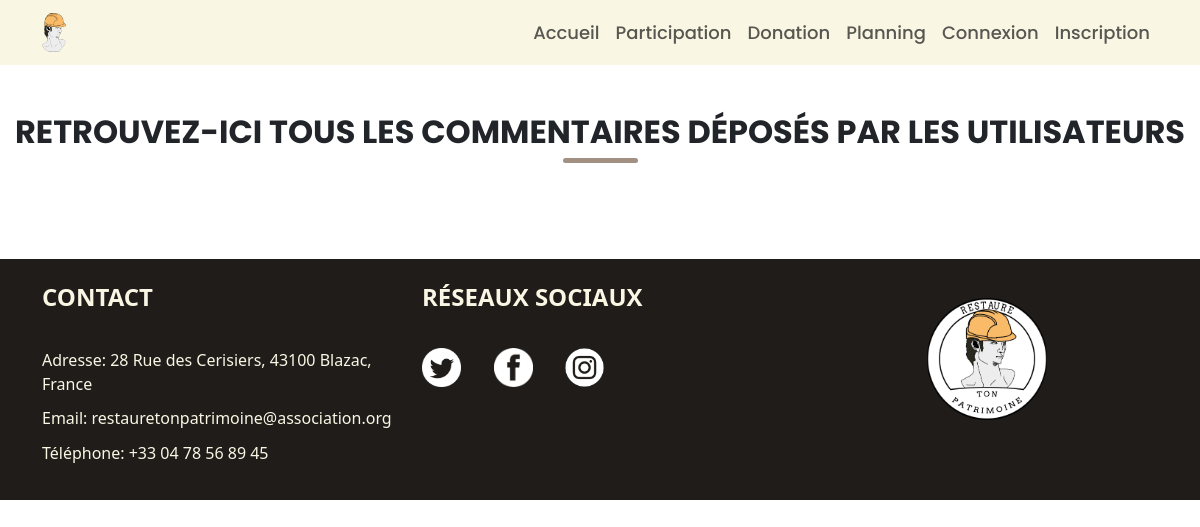
The page /pages/blog.php on the database as committed earlier.
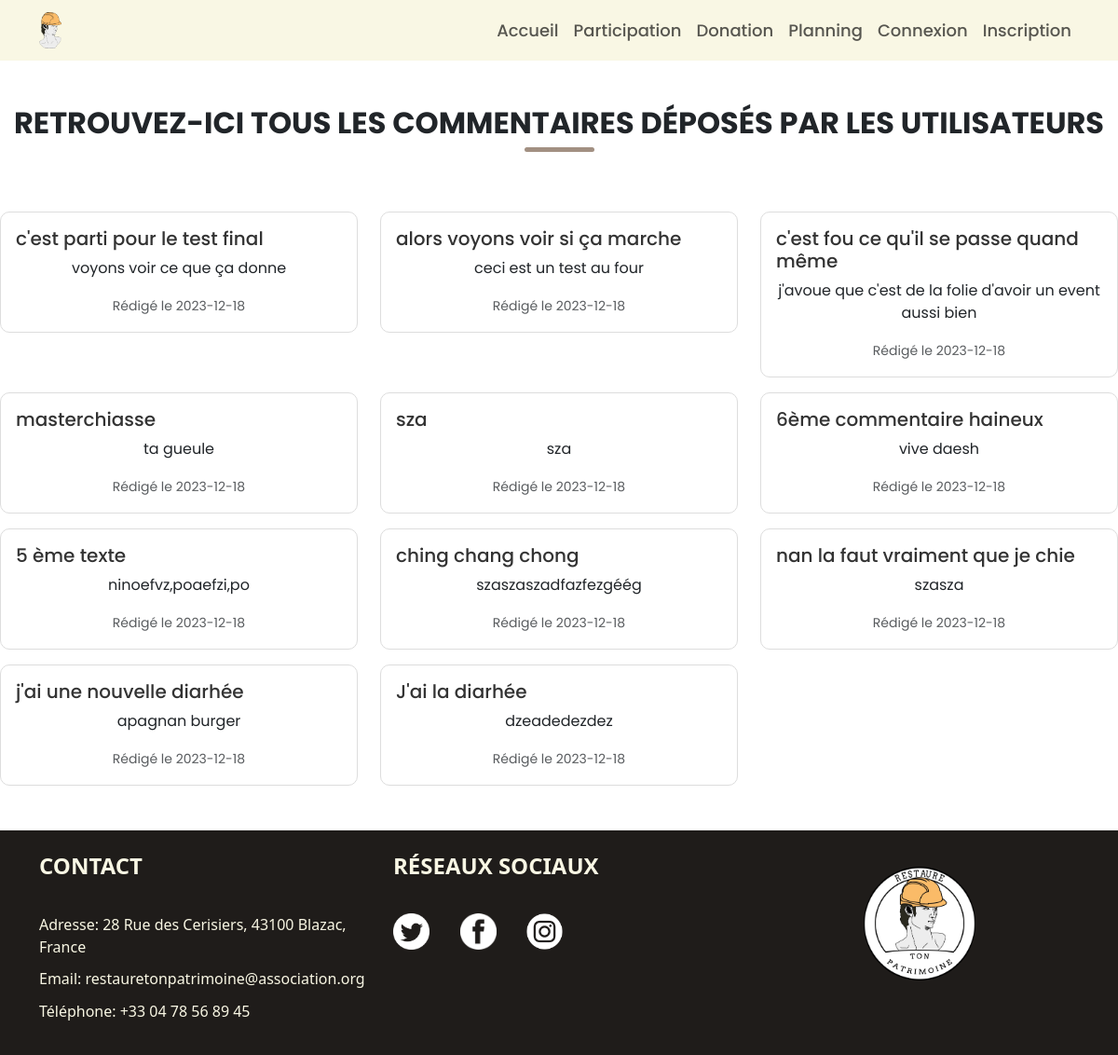
The same page on the database as committed later.
### tables this page shows
CREATE TABLE `article` (
  `ID_article` int(11) NOT NULL,
  `Contenue` text DEFAULT NULL,
  `Titre` varchar(50) DEFAULT NULL,
  `Date_article` date DEFAULT NULL
);

### pages/blog.php (the view, shortened to what this page needs)
<?php require_once '../php/Config.php';
include '../php/header.php';
  try{
    $pdo = new PDO(
        "mysql:host=$host;dbname=$dbname;charset=utf8", $user, $password);
   }
   catch(PDOException $e){
      echo $e->getMessage();
   }?>
<!DOCTYPE html>
<html lang="fr">
<head>
<link rel="stylesheet" href="css/bootstrap.min.css">
<link rel="stylesheet" href="css/style.css">
<article class="Blog mt-5">
  <?php
    $requete='SELECT * FROM article ORDER BY ID_article DESC';
    $resultats=$pdo->query($requete);
    $article=$resultats->fetchAll(PDO::FETCH_ASSOC);
  ?>
  <div class="mt-5">
  <h2 class="titres">Retrouvez-ici tous les commentaires déposés par les utilisateurs</h2>
  <div class="d-flex justify-content-center">
  <div class="ligne-arrondie"></div>
  </div>
  </div>
  <section class="row mt-5">
    <?php foreach ($article as $commentaire): ?>
        <div class="col-md-4 mt-3">
            <div class="card">
                <div class="card-body">
                    <h5 class="card-title policecarte"><?php echo $commentaire["Titre"]; ?></h5>
                    <p class="card-text policecartesimple"><?php echo $commentaire["Contenue"]; ?></p>
                    <p class="card-text policecartesimple"><small class="text-muted">Rédigé le <?php echo $commentaire["Date_article"]; ?></small></p>
                </div>
            </div>
        </div>
    <?php endforeach; ?>
</section>
</article>
    <?php
        include "../php/footer.php" ;
    ?>

### php/header.php (shortened to what this page needs)
<!DOCTYPE html>
<html lang="fr">
<head>
  <link rel="stylesheet" href="../css/bootstrap.min.css">
  <link rel="stylesheet" href="../css/style.css">
</head>
<body>
<nav class="navbar navbar-expand-lg couleurnav">
  <div class="container">
    <a class="navbar-brand" href="../index.php">
    <img src="../images/perso.png" class="taillelogo" alt="Restaure Ton Patrimoine">
    </a>
    <div class="collapse navbar-collapse text-center" id="navbarNav">
      <ul class="navbar-nav ms-auto">
        <li class="nav-item">
          <a class="nav-link" href="../index.php">Accueil</a>
        </li>
        <li class="nav-item">
          <a class="nav-link" href="../pages/participation.php">Participation</a>
        </li>
        <li class="nav-item">
          <a class="nav-link" href="../pages/donation.php">Donation</a>
        </li>
        <li class="nav-item">
          <a class="nav-link" href="../pages/planning.php">Planning</a>
        </li>
        <?php
        if(isset($_SESSION["nom"])){
                if( $_SESSION['admin'] == 1){
                  echo(' </ul>
                  </div>
                <a href="pages/Admin.php" class="ms-4 co"> Admin </a>
                <a class="ms-4 co">'
                .$_SESSION["nom"].'</a>
                <a class="ms-2 co" href="php/logout.php">
                  <img width="32px" height="32px" class="rotationlogo" src="../images/decov2.png" alt="deco">
                </a>
              ');
                }
          else{
            echo(' </ul>
            </div>
            <a class="ms-4 co">'
            .$_SESSION["nom"].'</a>
            <a class="ms-2 co" href="php/logout.php">
              <img width="32px" height="32px" class="rotationlogo" src="../images/decov2.png" alt="deco">
            </a>
          ');
            }
        }
        else{
          echo('
          <li class="nav-item">
            <a class="nav-link" href="php/Connexion.php">Connexion</a>
          </li>
          <li class="nav-item">
            <a class="nav-link" href="php/InscriptionForm.php">Inscription</a>
          </li>
        </ul>
      </div>
            ');
        }
        ?>
  </div>
</nav>

### php/footer.php (shortened to what this page needs)
<!DOCTYPE html>
<html lang="fr">
<head>
  <link rel="stylesheet" href="../css/bootstrap.min.css">
  <link rel="stylesheet" href="../css/style.css">
</head>
<body>
<footer class="footer text-light">
    <div class="container py-4">
        <div class="row">
            <div class="col-md-4">
                <h4 class="titresFooter">Contact</h4>
                <p class="textFooter">Adresse: 28 Rue des Cerisiers, 43100 Blazac, France</p>
                <p class="textFooter">Email: restauretonpatrimoine@association.org</p>
                <p class="textFooter">Téléphone: +33 04 78 56 89 45</p>
            </div>
            <div class="col-md-4">
                <h4 class="titresFooter">Réseaux sociaux</h4>
                    <a href="https://twitter.com/" target="_blank"><img src="../images/X.png" class='imagesfooter'></a>
                    <a href="https://www.facebook.com/" target="_blank"><img src="../images/F.png" class='imagesfooter'></a>
                    <a href="https://www.instagram.com/" target="_blank"><img src="../images/I.png" class='imagesfooter'></a>
            </div>
            <div class="col-md-4">
                <img src="../images/logo.png" alt="Logo de l'association" class="logo">
            </div>
        </div>
    </div>
</footer>
</body>

### css/style.css (style rules this page uses)
.couleurnav { background-color: #f9f7e4; }
nav > div > div > ul > li { font-family: PoppinsMedium; text-decoration: none; }
.navbar-brand { margin-left: auto; margin-right: auto; }
.nav-link { display: inline-block; position: relative; font-size: large; }
.nav-link:after { content: ''; position: absolute; width: 100%; transform: scaleX(0); height: 2px; bottom: 0; left: 0; background-color: #1f1c1a; transform-origin: bottom right; transition: transform 0.25s ease-out, text-decoration-thickness 0.25s ease-out; }
.ligne-arrondie { width: 75px; height: 5px; background-color: #a29082; border-radius: 5px; justify-content: center; margin-top: 0.7%; }
.titres { font-family: Poppins; text-align: center; margin-bottom: -0.08%; font-weight: bolder; margin-top: 2%; text-transform: uppercase; }
.footer { background-color: #1f1c1a; color: #f9f7e4; }
.textFooter { color: #f9f7e4; margin-bottom: 3%; }
.titresFooter { color: #f9f7e4; font-weight: bold; text-transform: uppercase; margin-bottom: 10%; }
.imagesfooter { width: 3.25vw; margin-right: 8%; height: auto; transition: transform 0.3s; }
.logo { margin-top: 4%; margin-left: 35%; width:10vw; height:auto; }
.card-text { text-align: center!important; }
.policecarte { font-family: PoppinsMedium; }
.policecartesimple { font-family: Poppins; }
.taillelogo { width: 5%; }
.card { border: 1px solid #ddd; border-radius: 10px; }
.card-title { color: #333; font-size: 1.25rem; }

Rows that differ between the two databases and show on the page:
added article: Titre "c'est parti pour le test final", Contenue "voyons voir ce que ça donne", Date_article "2023-12-18"
added article: Titre "alors voyons voir si ça marche", Contenue "ceci est un test au four", Date_article "2023-12-18"
added article: Titre "c'est fou ce qu'il se passe quand même", Contenue "j'avoue que c'est de la folie d'avoir un event aussi bien", Date_article "2023-12-18"
added article: Titre "masterchiasse", Contenue "ta gueule", Date_article "2023-12-18"
added article: Titre "sza", Contenue "sza", Date_article "2023-12-18"
added article: Titre "6ème commentaire haineux", Contenue "vive daesh", Date_article "2023-12-18"
added article: Titre "5 ème texte", Contenue "ninoefvz,poaefzi,po", Date_article "2023-12-18"
added article: Titre "ching chang chong", Contenue "szaszaszadfazfezgéég", Date_article "2023-12-18"
added article: Titre "nan la faut vraiment que je chie", Contenue "szasza", Date_article "2023-12-18"
added article: Titre "j'ai une nouvelle diarhée", Contenue "apagnan burger", Date_article "2023-12-18"
added article: Titre "J'ai la diarhée", Contenue "dzeadedezdez", Date_article "2023-12-18"
